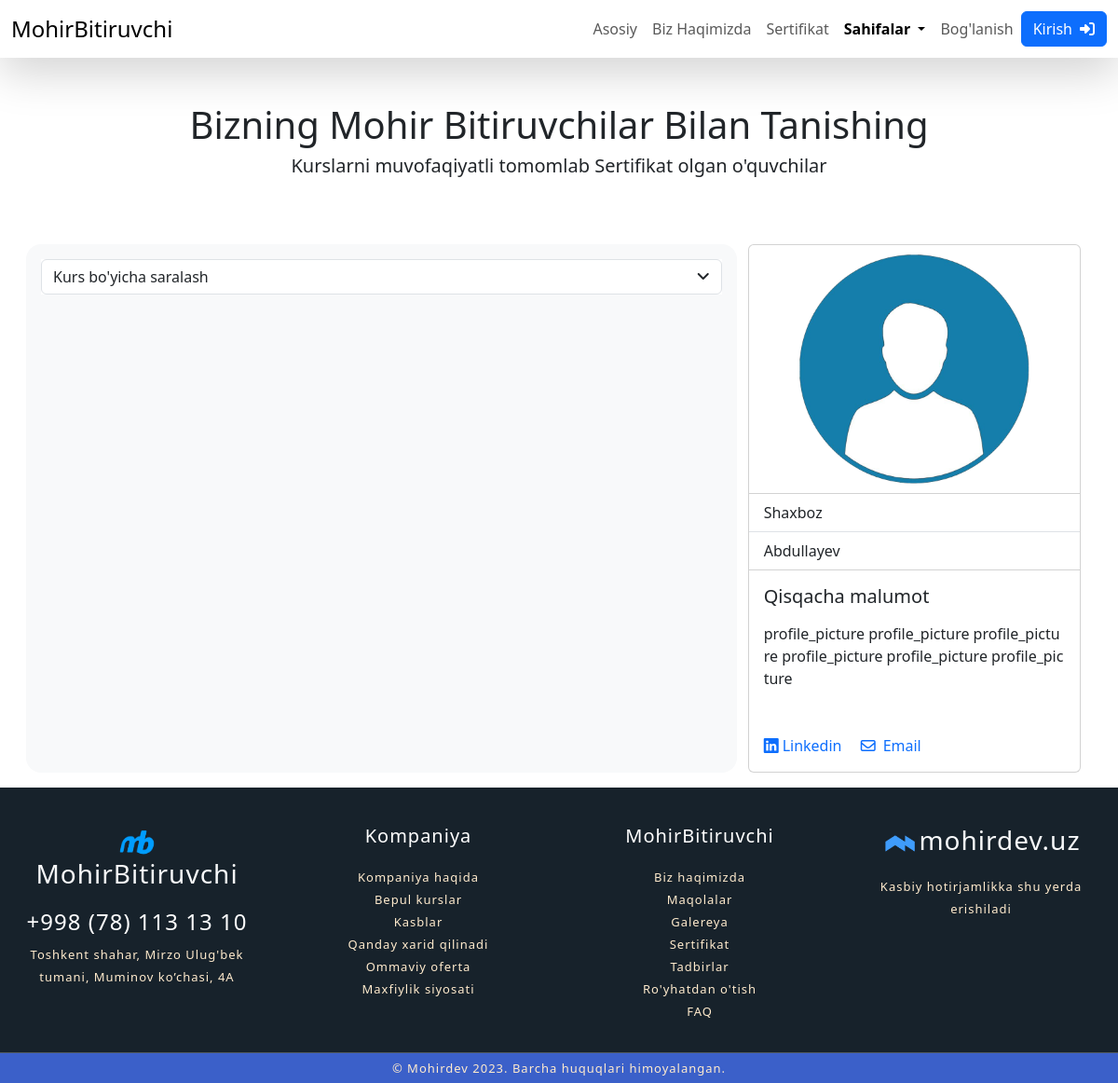
/pages/students/1/, run on the app's committed database.
### addinfo/models.py (models this page shows, shortened)
class TeacherAndStudent(models.Model):
    class Status(models.TextChoices):
        Student = 'ST', 'Student'
        Teacher = 'TC', 'Teacher'
    name = models.CharField(max_length=80)
    last_name = models.CharField(max_length=80)
    info = RichTextField()
    email_link = models.EmailField(max_length=250, blank=True, null=True)
    image = models.ImageField(upload_to='images/tands', default='images/default_picture_tands.png')
    linkedin = models.URLField(blank=True, null=True)
    course = models.ManyToManyField(Courses)
    jobs = models.CharField(max_length=350)
    status = models.CharField(
        max_length = 2,
        choices = Status.choices
    )
    cterate_at = models.DateTimeField(auto_now_add = True)

### addinfo/views.py (the view)
# urls.py: path('pages/students/<str:num>/', StudentView.as_view(), name='students'),
class StudentView(View):
    def get(self, request, num):
        students = TeacherAndStudent.objects.all().filter(status = 'ST').order_by('-id')
        courses = Courses.objects.all()
        course = ''
        if num == 'all':
            one_student = ''
        elif num.isnumeric():
            one_student = TeacherAndStudent.objects.all().get(id = num)
        else:
            students = students.filter(course__name__icontains = num)
            course = num
            one_student = ''
        page_students = Paginator(students, 18)
        page_num = request.GET.get('page', 1)
        page_obj = page_students.get_page(page_num)
        context = {
            'students': page_obj,
            'courses': courses,
            'one_student': one_student,
            'course': course,
            'student_status': 'active'
        }
        return render(request, 'pages/students.html', context)

### certificate/models.py (called while the page is built)
    def __str__(self):
        return self.name

### templates/pages/students.html (shortened to what this page needs)
{% extends "base.html" %}
{% load static %}
{% block content %}
    <div class="container-fluid certificate mt-5 align-items-center">
        <div class="row text-center">
            <h1>Bizning Mohir Bitiruvchilar Bilan Tanishing</h1>
            <h5 class="mb-2">Kurslarni muvofaqiyatli tomomlab Sertifikat olgan o'quvchilar</h5>
        </div>
        <div class="row mt-5 p-3 justify-content-center flex-column-reverse flex-sm-row">
            <div class="col-sm-8 p-3 bg-body-tertiary rounded-4 ">
                <div class="dropdown mb-3 bg-white">
                    <button class="btn border w-100 d-flex justify-content-between" type="button" data-bs-toggle="dropdown" aria-expanded="false">
                        {% if course %}
                            {{ course }}
                        {% else %}
                            Kurs bo'yicha saralash
                        {% endif %}
                        <i class="fa-solid fa-angle-down my-auto"></i>
                    </button>
                </div>
                <div class="row row-cols-2 p-2 row-cols-md-4 g-4 text-center">
                </div>
            </div>
            {% if one_student %}
                <div class="col-sm-4">
                        <div class="card w-100">
                            <div class="text-center">
                                <img src="{{ one_student.image.url }}" class="card-img-top w-75" alt="...">
                            </div>
                            <ul class="list-group list-group-flush">
                                <li class="list-group-item">{{ one_student.name }}</li>
                                <li class="list-group-item">{{ one_student.last_name }}</li>
                            </ul>
                            <div class="card-body">
                                <h5 class="card-title">Qisqacha malumot</h5>
                                <p class="card-text">{{ one_student.info|safe }}</p>
                            </div>
                            <div class="card-body">
                                <a href="{{ one_student.linkedin }}" class="card-link text-decoration-none me-3"><i class="bi bi-linkedin me-1"></i>Linkedin</a>
                                {% if one_student.email_link %}
                                <a href="mailto:{{ one_student.email_link }}" class="py-3 px-4 ps-0 text-decoration-none">
                                    <i class="fa-regular fa-envelope me-2"></i>Email
                                </a>
                                {% endif %}
                            </div>
                        </div>
                </div>
            {% endif %}
        </div>
    </div>
{% endblock %}

### static/css/home.css (style rules this page uses)
:root { scroll-behavior: smooth; background-color: #ECF1F5; }
main >div { margin-top: 100px; }

### static/css/gallery.css (style rules this page uses)
body { display: flex; justify-content: center; align-items: center; flex-direction: column; font-family: sans-serif; }
h1 { color: coral; }

### data on the page
TeacherAndStudent: image (placeholder picture), name "Shaxboz", last_name "Abdullayev", info "profile_picture profile_picture profile_picture profile_picture profile_picture profile_picture"
